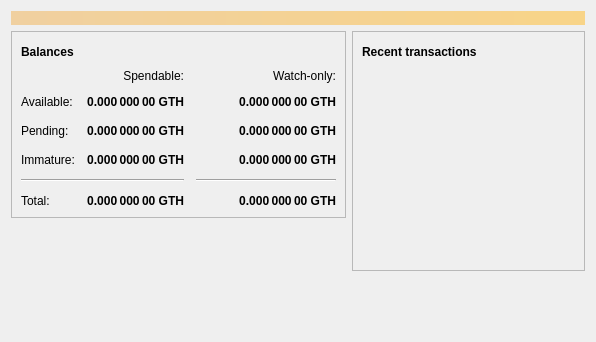
<?xml version="1.0" encoding="UTF-8"?>
<ui version="4.0">
 <class>OverviewPage</class>
 <widget class="QWidget" name="OverviewPage">
  <property name="geometry">
   <rect>
    <x>0</x>
    <y>0</y>
    <width>596</width>
    <height>342</height>
   </rect>
  </property>
  <property name="windowTitle">
   <string>Form</string>
  </property>
  <layout class="QVBoxLayout" name="topLayout">
   <item>
    <widget class="QLabel" name="labelAlerts">
     <property name="visible">
      <bool>false</bool>
     </property>
     <property name="styleSheet">
      <string notr="true">QLabel { background-color: qlineargradient(x1: 0, y1: 0, x2: 1, y2: 0, stop:0 #F0D0A0, stop:1 #F8D488); color:#000000; }</string>
     </property>
     <property name="wordWrap">
      <bool>true</bool>
     </property>
     <property name="margin">
      <number>3</number>
     </property>
     <property name="textInteractionFlags">
      <set>Qt::TextSelectableByMouse</set>
     </property>
    </widget>
   </item>
   <item>
    <layout class="QHBoxLayout" name="horizontalLayout" stretch="1,1">
     <item>
      <layout class="QVBoxLayout" name="verticalLayout_2">
       <item>
        <widget class="QFrame" name="frame">
         <property name="frameShape">
          <enum>QFrame::StyledPanel</enum>
         </property>
         <property name="frameShadow">
          <enum>QFrame::Raised</enum>
         </property>
         <layout class="QVBoxLayout" name="verticalLayout_4">
          <item>
           <layout class="QHBoxLayout" name="horizontalLayout_4">
            <item>
             <widget class="QLabel" name="label_5">
              <property name="font">
               <font>
                <weight>75</weight>
                <bold>true</bold>
               </font>
              </property>
              <property name="text">
               <string>Balances</string>
              </property>
             </widget>
            </item>
            <item>
             <widget class="QPushButton" name="labelWalletStatus">
              <property name="enabled">
               <bool>true</bool>
              </property>
              <property name="maximumSize">
               <size>
                <width>30</width>
                <height>16777215</height>
               </size>
              </property>
              <property name="toolTip">
               <string>The displayed information may be out of date. Your wallet automatically synchronizes with the gorillcoin network after a connection is established, but this process has not completed yet.</string>
              </property>
              <property name="text">
               <string/>
              </property>
              <property name="icon">
               <iconset resource="../bitcoin.qrc">
                <normaloff>:/icons/warning</normaloff>
                <disabledoff>:/icons/warning</disabledoff>:/icons/warning</iconset>
              </property>
              <property name="iconSize">
               <size>
                <width>24</width>
                <height>24</height>
               </size>
              </property>
              <property name="flat">
               <bool>true</bool>
              </property>
             </widget>
            </item>
            <item>
             <spacer name="horizontalSpacer_3">
              <property name="orientation">
               <enum>Qt::Horizontal</enum>
              </property>
              <property name="sizeHint" stdset="0">
               <size>
                <width>40</width>
                <height>20</height>
               </size>
              </property>
             </spacer>
            </item>
           </layout>
          </item>
          <item>
           <layout class="QGridLayout" name="gridLayout">
            <property name="spacing">
             <number>12</number>
            </property>
            <item row="2" column="2">
             <widget class="QLabel" name="labelWatchPending">
              <property name="font">
               <font>
                <weight>75</weight>
                <bold>true</bold>
               </font>
              </property>
              <property name="cursor">
               <cursorShape>IBeamCursor</cursorShape>
              </property>
              <property name="toolTip">
               <string>Unconfirmed transactions to watch-only addresses</string>
              </property>
              <property name="text">
               <string notr="true">0.000 000 00 GTH</string>
              </property>
              <property name="alignment">
               <set>Qt::AlignRight|Qt::AlignTrailing|Qt::AlignVCenter</set>
              </property>
              <property name="textInteractionFlags">
               <set>Qt::LinksAccessibleByMouse|Qt::TextSelectableByKeyboard|Qt::TextSelectableByMouse</set>
              </property>
             </widget>
            </item>
            <item row="2" column="1">
             <widget class="QLabel" name="labelUnconfirmed">
              <property name="font">
               <font>
                <weight>75</weight>
                <bold>true</bold>
               </font>
              </property>
              <property name="cursor">
               <cursorShape>IBeamCursor</cursorShape>
              </property>
              <property name="toolTip">
               <string>Total of transactions that have yet to be confirmed, and do not yet count toward the spendable balance</string>
              </property>
              <property name="text">
               <string notr="true">0.000 000 00 GTH</string>
              </property>
              <property name="alignment">
               <set>Qt::AlignRight|Qt::AlignTrailing|Qt::AlignVCenter</set>
              </property>
              <property name="textInteractionFlags">
               <set>Qt::LinksAccessibleByMouse|Qt::TextSelectableByKeyboard|Qt::TextSelectableByMouse</set>
              </property>
             </widget>
            </item>
            <item row="3" column="2">
             <widget class="QLabel" name="labelWatchImmature">
              <property name="font">
               <font>
                <weight>75</weight>
                <bold>true</bold>
               </font>
              </property>
              <property name="cursor">
               <cursorShape>IBeamCursor</cursorShape>
              </property>
              <property name="toolTip">
               <string>Mined balance in watch-only addresses that has not yet matured</string>
              </property>
              <property name="text">
               <string notr="true">0.000 000 00 GTH</string>
              </property>
              <property name="alignment">
               <set>Qt::AlignRight|Qt::AlignTrailing|Qt::AlignVCenter</set>
              </property>
              <property name="textInteractionFlags">
               <set>Qt::LinksAccessibleByMouse|Qt::TextSelectableByKeyboard|Qt::TextSelectableByMouse</set>
              </property>
             </widget>
            </item>
            <item row="4" column="0" colspan="2">
             <widget class="Line" name="line">
              <property name="orientation">
               <enum>Qt::Horizontal</enum>
              </property>
             </widget>
            </item>
            <item row="4" column="2">
             <widget class="Line" name="lineWatchBalance">
              <property name="sizePolicy">
               <sizepolicy hsizetype="Preferred" vsizetype="Fixed">
                <horstretch>0</horstretch>
                <verstretch>0</verstretch>
               </sizepolicy>
              </property>
              <property name="minimumSize">
               <size>
                <width>140</width>
                <height>0</height>
               </size>
              </property>
              <property name="orientation">
               <enum>Qt::Horizontal</enum>
              </property>
             </widget>
            </item>
            <item row="5" column="0">
             <widget class="QLabel" name="labelTotalText">
              <property name="text">
               <string>Total:</string>
              </property>
             </widget>
            </item>
            <item row="3" column="1">
             <widget class="QLabel" name="labelImmature">
              <property name="font">
               <font>
                <weight>75</weight>
                <bold>true</bold>
               </font>
              </property>
              <property name="cursor">
               <cursorShape>IBeamCursor</cursorShape>
              </property>
              <property name="toolTip">
               <string>Mined balance that has not yet matured</string>
              </property>
              <property name="text">
               <string notr="true">0.000 000 00 GTH</string>
              </property>
              <property name="alignment">
               <set>Qt::AlignRight|Qt::AlignTrailing|Qt::AlignVCenter</set>
              </property>
              <property name="textInteractionFlags">
               <set>Qt::LinksAccessibleByMouse|Qt::TextSelectableByKeyboard|Qt::TextSelectableByMouse</set>
              </property>
             </widget>
            </item>
            <item row="2" column="3">
             <spacer name="horizontalSpacer_2">
              <property name="orientation">
               <enum>Qt::Horizontal</enum>
              </property>
              <property name="sizeHint" stdset="0">
               <size>
                <width>40</width>
                <height>20</height>
               </size>
              </property>
             </spacer>
            </item>
            <item row="3" column="0">
             <widget class="QLabel" name="labelImmatureText">
              <property name="text">
               <string>Immature:</string>
              </property>
             </widget>
            </item>
            <item row="5" column="1">
             <widget class="QLabel" name="labelTotal">
              <property name="font">
               <font>
                <weight>75</weight>
                <bold>true</bold>
               </font>
              </property>
              <property name="cursor">
               <cursorShape>IBeamCursor</cursorShape>
              </property>
              <property name="toolTip">
               <string>Your current total balance</string>
              </property>
              <property name="text">
               <string notr="true">0.000 000 00 GTH</string>
              </property>
              <property name="alignment">
               <set>Qt::AlignRight|Qt::AlignTrailing|Qt::AlignVCenter</set>
              </property>
              <property name="textInteractionFlags">
               <set>Qt::LinksAccessibleByMouse|Qt::TextSelectableByKeyboard|Qt::TextSelectableByMouse</set>
              </property>
             </widget>
            </item>
            <item row="5" column="2">
             <widget class="QLabel" name="labelWatchTotal">
              <property name="font">
               <font>
                <weight>75</weight>
                <bold>true</bold>
               </font>
              </property>
              <property name="cursor">
               <cursorShape>IBeamCursor</cursorShape>
              </property>
              <property name="toolTip">
               <string>Current total balance in watch-only addresses</string>
              </property>
              <property name="text">
               <string notr="true">0.000 000 00 GTH</string>
              </property>
              <property name="alignment">
               <set>Qt::AlignRight|Qt::AlignTrailing|Qt::AlignVCenter</set>
              </property>
              <property name="textInteractionFlags">
               <set>Qt::LinksAccessibleByMouse|Qt::TextSelectableByKeyboard|Qt::TextSelectableByMouse</set>
              </property>
             </widget>
            </item>
            <item row="0" column="2">
             <widget class="QLabel" name="labelWatchonly">
              <property name="text">
               <string>Watch-only:</string>
              </property>
              <property name="alignment">
               <set>Qt::AlignRight|Qt::AlignTrailing|Qt::AlignVCenter</set>
              </property>
             </widget>
            </item>
            <item row="1" column="0">
             <widget class="QLabel" name="labelBalanceText">
              <property name="text">
               <string>Available:</string>
              </property>
             </widget>
            </item>
            <item row="1" column="1">
             <widget class="QLabel" name="labelBalance">
              <property name="font">
               <font>
                <weight>75</weight>
                <bold>true</bold>
               </font>
              </property>
              <property name="cursor">
               <cursorShape>IBeamCursor</cursorShape>
              </property>
              <property name="toolTip">
               <string>Your current spendable balance</string>
              </property>
              <property name="text">
               <string notr="true">0.000 000 00 GTH</string>
              </property>
              <property name="alignment">
               <set>Qt::AlignRight|Qt::AlignTrailing|Qt::AlignVCenter</set>
              </property>
              <property name="textInteractionFlags">
               <set>Qt::LinksAccessibleByMouse|Qt::TextSelectableByKeyboard|Qt::TextSelectableByMouse</set>
              </property>
             </widget>
            </item>
            <item row="1" column="2">
             <widget class="QLabel" name="labelWatchAvailable">
              <property name="font">
               <font>
                <weight>75</weight>
                <bold>true</bold>
               </font>
              </property>
              <property name="cursor">
               <cursorShape>IBeamCursor</cursorShape>
              </property>
              <property name="toolTip">
               <string>Your current balance in watch-only addresses</string>
              </property>
              <property name="text">
               <string notr="true">0.000 000 00 GTH</string>
              </property>
              <property name="alignment">
               <set>Qt::AlignRight|Qt::AlignTrailing|Qt::AlignVCenter</set>
              </property>
              <property name="textInteractionFlags">
               <set>Qt::LinksAccessibleByMouse|Qt::TextSelectableByKeyboard|Qt::TextSelectableByMouse</set>
              </property>
             </widget>
            </item>
            <item row="2" column="0">
             <widget class="QLabel" name="labelPendingText">
              <property name="text">
               <string>Pending:</string>
              </property>
             </widget>
            </item>
            <item row="0" column="1">
             <widget class="QLabel" name="labelSpendable">
              <property name="text">
               <string>Spendable:</string>
              </property>
              <property name="alignment">
               <set>Qt::AlignRight|Qt::AlignTrailing|Qt::AlignVCenter</set>
              </property>
             </widget>
            </item>
           </layout>
          </item>
         </layout>
        </widget>
       </item>
       <item>
        <spacer name="verticalSpacer">
         <property name="orientation">
          <enum>Qt::Vertical</enum>
         </property>
         <property name="sizeHint" stdset="0">
          <size>
           <width>20</width>
           <height>40</height>
          </size>
         </property>
        </spacer>
       </item>
      </layout>
     </item>
     <item>
      <layout class="QVBoxLayout" name="verticalLayout_3">
       <item>
        <widget class="QFrame" name="frame_2">
         <property name="frameShape">
          <enum>QFrame::StyledPanel</enum>
         </property>
         <property name="frameShadow">
          <enum>QFrame::Raised</enum>
         </property>
         <layout class="QVBoxLayout" name="verticalLayout">
          <item>
           <layout class="QHBoxLayout" name="horizontalLayout_2">
            <item>
             <widget class="QLabel" name="label_4">
              <property name="font">
               <font>
                <weight>75</weight>
                <bold>true</bold>
               </font>
              </property>
              <property name="text">
               <string>Recent transactions</string>
              </property>
             </widget>
            </item>
            <item>
             <widget class="QPushButton" name="labelTransactionsStatus">
              <property name="enabled">
               <bool>true</bool>
              </property>
              <property name="maximumSize">
               <size>
                <width>30</width>
                <height>16777215</height>
               </size>
              </property>
              <property name="toolTip">
               <string>The displayed information may be out of date. Your wallet automatically synchronizes with the gorillcoin network after a connection is established, but this process has not completed yet.</string>
              </property>
              <property name="text">
               <string/>
              </property>
              <property name="icon">
               <iconset resource="../bitcoin.qrc">
                <normaloff>:/icons/warning</normaloff>
                <disabledoff>:/icons/warning</disabledoff>:/icons/warning</iconset>
              </property>
              <property name="iconSize">
               <size>
                <width>24</width>
                <height>24</height>
               </size>
              </property>
              <property name="flat">
               <bool>true</bool>
              </property>
             </widget>
            </item>
            <item>
             <spacer name="horizontalSpacer">
              <property name="orientation">
               <enum>Qt::Horizontal</enum>
              </property>
              <property name="sizeHint" stdset="0">
               <size>
                <width>40</width>
                <height>20</height>
               </size>
              </property>
             </spacer>
            </item>
           </layout>
          </item>
          <item>
           <widget class="QListView" name="listTransactions">
            <property name="styleSheet">
             <string notr="true">QListView { background: transparent; }</string>
            </property>
            <property name="frameShape">
             <enum>QFrame::NoFrame</enum>
            </property>
            <property name="verticalScrollBarPolicy">
             <enum>Qt::ScrollBarAlwaysOff</enum>
            </property>
            <property name="horizontalScrollBarPolicy">
             <enum>Qt::ScrollBarAlwaysOff</enum>
            </property>
            <property name="selectionMode">
             <enum>QAbstractItemView::NoSelection</enum>
            </property>
           </widget>
          </item>
         </layout>
        </widget>
       </item>
       <item>
        <spacer name="verticalSpacer_2">
         <property name="orientation">
          <enum>Qt::Vertical</enum>
         </property>
         <property name="sizeHint" stdset="0">
          <size>
           <width>20</width>
           <height>40</height>
          </size>
         </property>
        </spacer>
       </item>
      </layout>
     </item>
    </layout>
   </item>
  </layout>
 </widget>
 <resources/>
 <connections/>
</ui>
